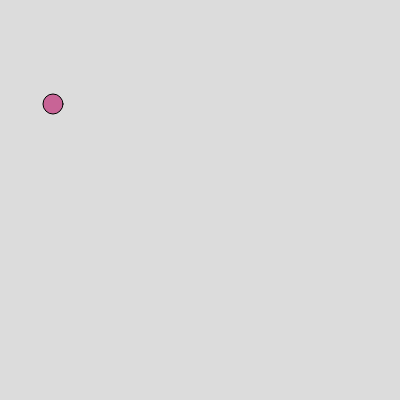
Frame 1 (no input)
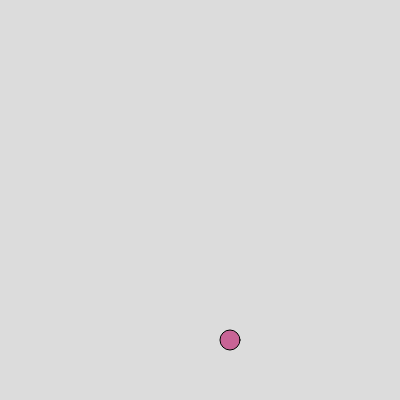
Frame 60 (no input)
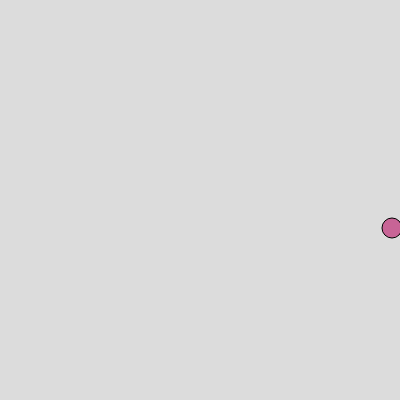
Frame 120 (the mouse pressed at the canvas centre since frame 60)

The p5.js sketch that drew these frames (run headless with seeded random() and noise() and a simulated clock; from frame 60 on, the mouse is pressed at the canvas centre):

// p5.js sketch
// ── sketch.js
//organiserer kommandoene i funksjoner

let figur = {
  x: 50,
  y: 100,
  xFart: 3,
  yFart: 4
}

function setup() {
  // put setup code here
  createCanvas(400, 400);

}

function draw() {
  // put drawing code here
  background(220);

  sjekkVegg();
  flyttFigur();
  tegnFigur();
}

function flyttFigur(){
  figur.x += figur.xFart;
  figur.y += figur.yFart;
}

function tegnFigur() {
  fill(200,100,150);
  circle(figur.x,figur.y,20);
}

function sjekkVegg() {
  if(figur.x > width || figur.x < 0){
    figur.xFart *= -1;
  }
  if(figur.y > width || figur.y < 0){
    figur.yFart *= -1;
  }
}
